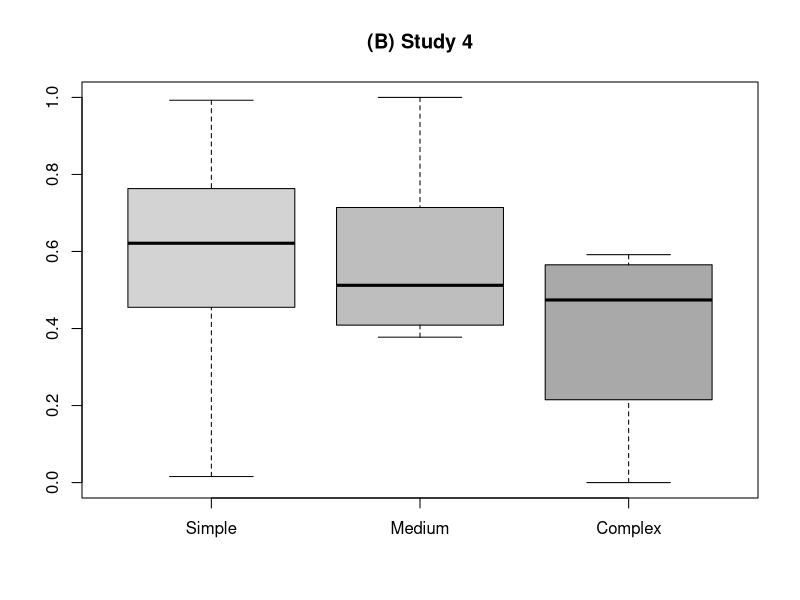
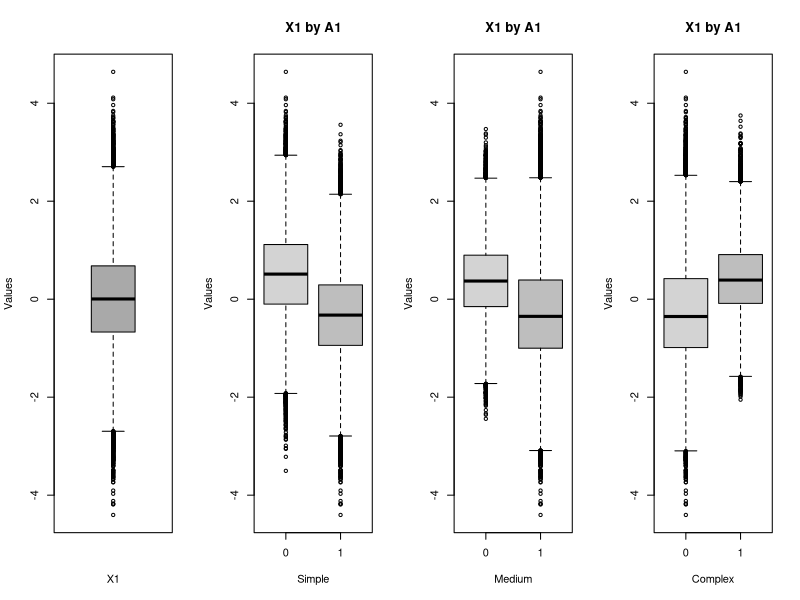
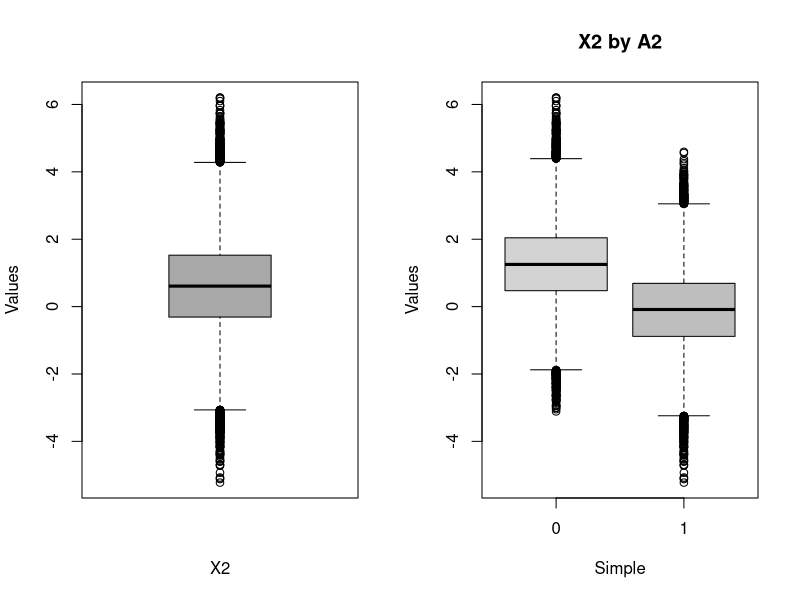
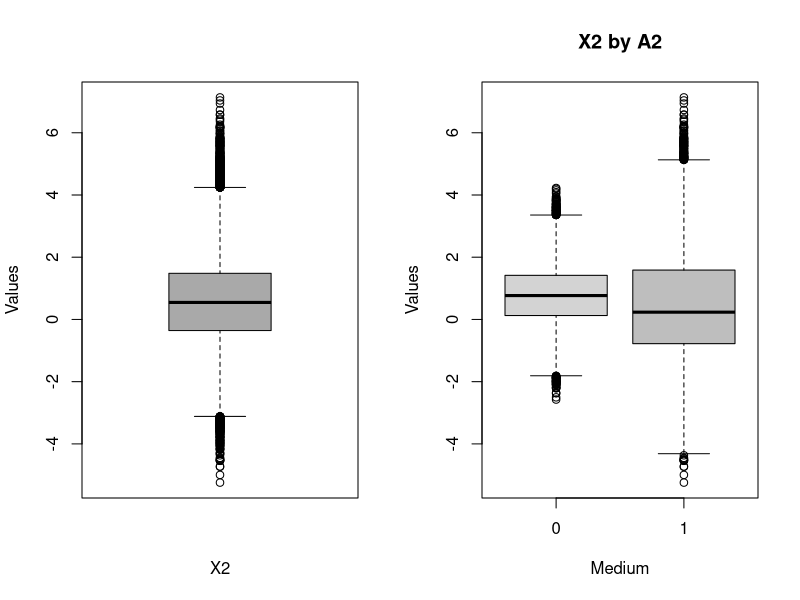
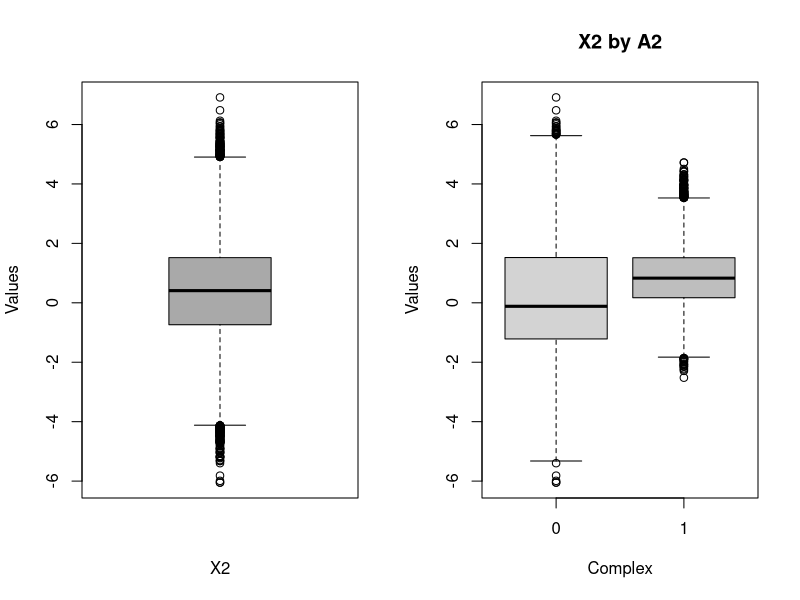

The R source for these figures, in order:
####### Study 4  ######

# General path to save all figures for Study 4

figure_dir = "..."
dir.create(figure_dir, showWarnings = FALSE, recursive = TRUE)

set.seed(43578578)
# Sample size
n = 100000

# Logistic function
expit = plogis

# Stage 1
X1 = rnorm(n)

# Probability distributions for Study 4
simple_4 = expit(0.5 - X1)
moins_4   = expit(- X1 + 0.5 * X1^2)
complex_4 = expit(1.2*X1 - 0.25*X1^2 - abs(X1) + 0.5 * abs(sin(X1)))

# Treatment assignment
A1.simple.4 = rbinom(n, 1, p = simple_4)
A1.moins.4   = rbinom(n, 1, p = moins_4)
A1.complex.4 = rbinom(n, 1, p = complex_4)

# Dataset
dt1 = data.frame(
  X1 = X1,
  simple_4 = simple_4,
  moins_4 = moins_4,
  complex_4 = complex_4,
  A1.simple.4 = A1.simple.4,
  A1.moins.4 = A1.moins.4,
  A1.complex.4 = A1.complex.4
)

# ---- Plot 1: Probability distributions (Figure 1 B of supplementary material)
png(file.path(figure_dir, "Boxplot_probabilities_Study_4.png"), width = 800, height = 600)
boxplot(cbind(Simple = simple_4, Medium = moins_4, Complex = complex_4),
        ylim = c(0, 1), main = "(B) Study 4", col = c("lightgray", "gray", "darkgray"))
dev.off()

# ---- Plot 2: X1 by A for Study 4 (Figure 3 of supplementary material)
png(file.path(figure_dir, "Distribution_X1_study_4_by_A.png"), width = 1200, height = 800)
par(mfrow = c(1, 4))
boxplot(dt1$X1, ylab = "Values", col = "darkgray", xlab = "X1")
boxplot(dt1$X1 ~ dt1$A1.simple.4, main = "X1 by A1", ylab = "Values", xlab = "Simple", col = c("lightgray", "gray"))
boxplot(dt1$X1 ~ dt1$A1.moins.4,   main = "X1 by A1", ylab = "Values", xlab = "Medium", col = c("lightgray", "gray"))
boxplot(dt1$X1 ~ dt1$A1.complex.4, main = "X1 by A1", ylab = "Values", xlab = "Complex", col = c("lightgray", "gray"))
dev.off()

# ----- Stage 2 plots by scenario -----

psi1 = c(-0.5, 1)

# --- Simple --- (Figure 4 of supplementary material)
X1 = rnorm(n)
A1.simple.4 = rbinom(n, 1, p = expit(0.5 - X1))
A1opt = 1 * (cbind(1, X1) %*% psi1 > 0)
mu1 = (A1opt - A1.simple.4) * cbind(1, X1) %*% psi1
X2.simple = X1 + A1.simple.4 + rnorm(n)
A2.simple = rbinom(n, 1, p = expit(0.5 - X2.simple))

png(file.path(figure_dir, "Distribution_X2_study_4_by_A2_simple.png"), width = 1200, height = 800)
par(mfrow = c(1, 2))
boxplot(X2.simple, ylab = "Values", col = "darkgray", xlab = "X2")
boxplot(X2.simple ~ A2.simple, main = "X2 by A2", ylab = "Values", xlab = "Simple", col = c("lightgray", "gray"))
dev.off()

# --- Medium --- (Figure 5 of supplementary material)
X1 = rnorm(n)
A1.moins.4 = rbinom(n, 1, p = expit(- X1 + 0.5 * X1^2))
A1opt = 1 * (cbind(1, X1) %*% psi1 > 0)
mu1 = (A1opt - A1.moins.4) * cbind(1, X1) %*% psi1
X2.medium = X1 + A1.moins.4 + rnorm(n)
A2.medium = rbinom(n, 1, p = expit(-X2.medium + 0.5 * X2.medium^2))

png(file.path(figure_dir, "Distribution_X2_study_4_by_A2_medium.png"), width = 1200, height = 800)
par(mfrow = c(1, 2))
boxplot(X2.medium, ylab = "Values", col = "darkgray", xlab = "X2")
boxplot(X2.medium ~ A2.medium, main = "X2 by A2", ylab = "Values", xlab = "Medium", col = c("lightgray", "gray"))
dev.off()

# --- Complex --- (Figure 6 of supplementary material)
X1 = rnorm(n)
A1.complex.4 = rbinom(n, 1, p = expit(1.2*X1 - 0.25*X1^2 - abs(X1) + 0.5 * abs(sin(X1))))
A1opt = 1 * (cbind(1, X1) %*% psi1 > 0)
mu1 = (A1opt - A1.complex.4) * cbind(1, X1) %*% psi1
X2.complex = X1 + A1.complex.4 + rnorm(n)
A2.complex = rbinom(n, 1, p = expit(1.2*X2.complex - 0.25*X2.complex^2 - abs(X2.complex) + 0.5 * abs(sin(X2.complex))))

png(file.path(figure_dir, "Distribution_X2_study_4_by_A2_complex.png"), width = 1200, height = 800)
par(mfrow = c(1, 2))
boxplot(X2.complex, ylab = "Values", col = "darkgray", xlab = "X2")
boxplot(X2.complex ~ A2.complex, main = "X2 by A2", ylab = "Values", xlab = "Complex", col = c("lightgray", "gray"))
dev.off()

